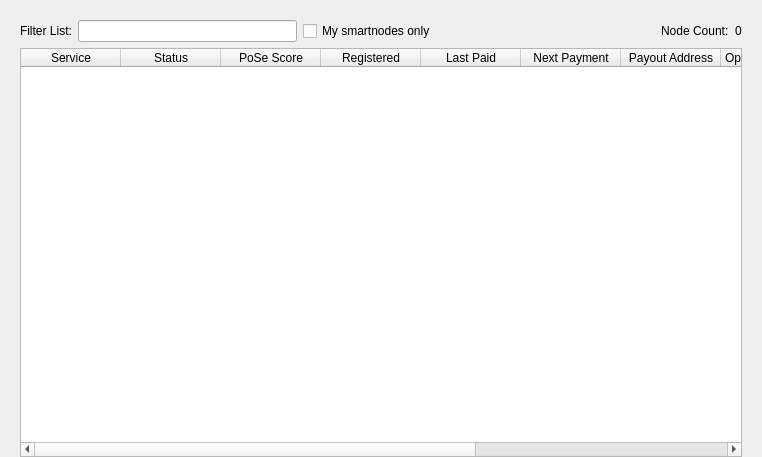
<?xml version="1.0" encoding="UTF-8"?>
<ui version="4.0">
 <class>MasternodeList</class>
 <widget class="QWidget" name="MasternodeList">
  <property name="geometry">
   <rect>
    <x>0</x>
    <y>0</y>
    <width>762</width>
    <height>457</height>
   </rect>
  </property>
  <property name="windowTitle">
   <string>Form</string>
  </property>
  <layout class="QVBoxLayout" name="topLayout">
   <property name="leftMargin">
    <number>20</number>
   </property>
   <property name="topMargin">
    <number>0</number>
   </property>
   <property name="rightMargin">
    <number>20</number>
   </property>
   <property name="bottomMargin">
    <number>0</number>
   </property>
   <item>
    <layout class="QVBoxLayout" name="verticalLayout">
     <property name="bottomMargin">
      <number>0</number>
     </property>
     <item>
      <spacer name="horizontalSpacer0">
       <property name="orientation">
        <enum>Qt::Horizontal</enum>
       </property>
       <property name="sizeHint" stdset="0">
        <size>
         <width>40</width>
         <height>20</height>
        </size>
       </property>
      </spacer>
     </item>
     <item>
      <layout class="QGridLayout" name="gridLayout_3">
       <item row="0" column="0">
        <layout class="QHBoxLayout" name="horizontalLayout_4">
         <property name="bottomMargin">
          <number>0</number>
         </property>
         <item>
          <widget class="QLabel" name="label_filter_2">
           <property name="text">
            <string>Filter List:</string>
           </property>
          </widget>
         </item>
         <item>
          <widget class="QLineEdit" name="filterLineEditDIP3">
           <property name="toolTip">
            <string>Filter smartnode list</string>
           </property>
          </widget>
         </item>
         <item>
          <widget class="QCheckBox" name="checkBoxMyMasternodesOnly">
           <property name="toolTip">
            <string>Show only smartnodes this wallet has keys for.</string>
           </property>
           <property name="text">
            <string>My smartnodes only</string>
           </property>
          </widget>
         </item>
         <item>
          <spacer name="horizontalSpacer_4">
           <property name="orientation">
            <enum>Qt::Horizontal</enum>
           </property>
           <property name="sizeHint" stdset="0">
            <size>
             <width>10</width>
             <height>20</height>
            </size>
           </property>
          </spacer>
         </item>
         <item>
          <widget class="QLabel" name="label_count_2">
           <property name="text">
            <string>Node Count:</string>
           </property>
          </widget>
         </item>
         <item>
          <widget class="QLabel" name="countLabelDIP3">
           <property name="text">
            <string>0</string>
           </property>
          </widget>
         </item>
        </layout>
       </item>
       <item row="1" column="0">
        <widget class="QTableWidget" name="tableWidgetMasternodesDIP3">
         <property name="editTriggers">
          <set>QAbstractItemView::NoEditTriggers</set>
         </property>
         <property name="alternatingRowColors">
          <bool>true</bool>
         </property>
         <property name="selectionMode">
          <enum>QAbstractItemView::SingleSelection</enum>
         </property>
         <property name="selectionBehavior">
          <enum>QAbstractItemView::SelectRows</enum>
         </property>
         <property name="sortingEnabled">
          <bool>true</bool>
         </property>
         <attribute name="horizontalHeaderStretchLastSection">
          <bool>true</bool>
         </attribute>
         <column>
          <property name="text">
           <string>Service</string>
          </property>
         </column>
         <column>
          <property name="text">
           <string>Status</string>
          </property>
         </column>
         <column>
          <property name="text">
           <string>PoSe Score</string>
          </property>
         </column>
         <column>
          <property name="text">
           <string>Registered</string>
          </property>
         </column>
         <column>
          <property name="text">
           <string>Last Paid</string>
          </property>
         </column>
         <column>
          <property name="text">
           <string>Next Payment</string>
          </property>
         </column>
         <column>
          <property name="text">
           <string>Payout Address</string>
          </property>
         </column>
         <column>
          <property name="text">
           <string>Operator Reward</string>
          </property>
         </column>
         <column>
          <property name="text">
           <string>Collateral Address</string>
          </property>
         </column>
         <column>
          <property name="text">
           <string>Owner Address</string>
          </property>
         </column>
         <column>
          <property name="text">
           <string>Voting Address</string>
          </property>
         </column>
        </widget>
       </item>
      </layout>
     </item>
    </layout>
   </item>
  </layout>
 </widget>
 <resources/>
 <connections/>
</ui>
